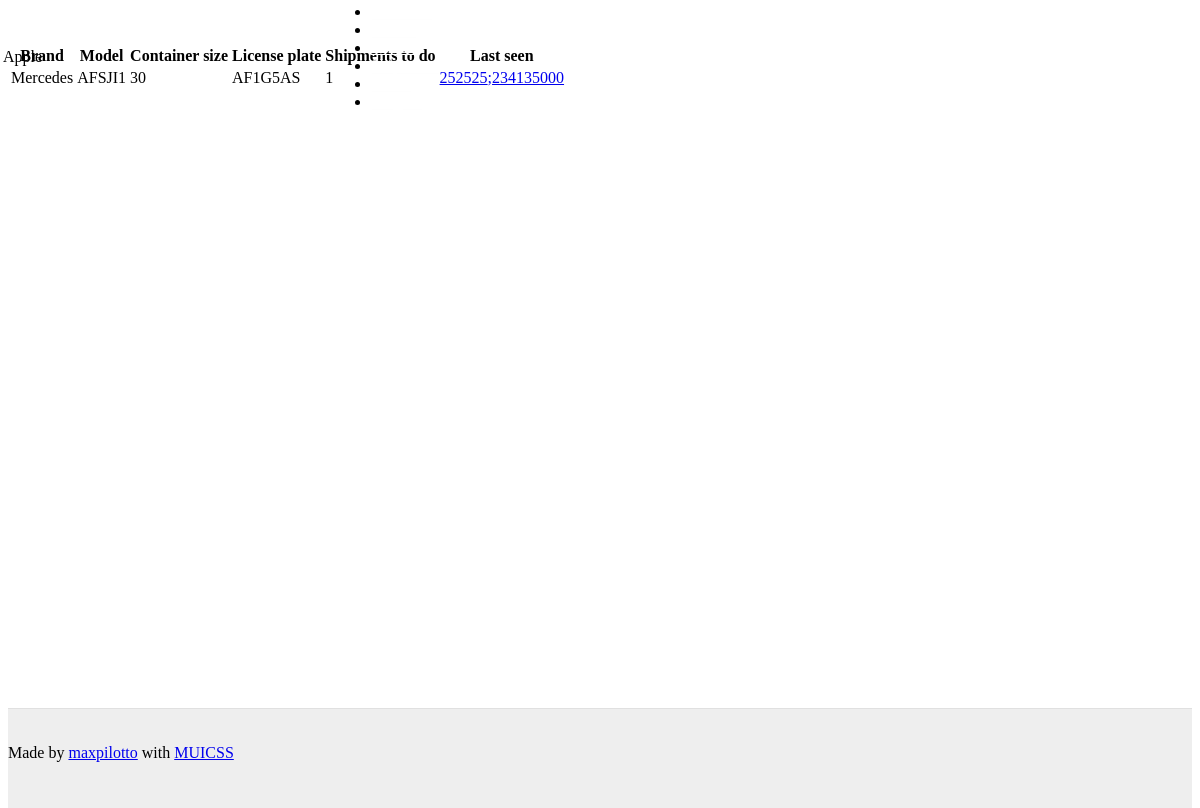
The app's page /site/trucks.php (signed in) with its own data.
### tables this page shows
CREATE TABLE `trucks` (
  `id` int(11) NOT NULL,
  `brand` varchar(20) DEFAULT NULL,
  `model` varchar(20) DEFAULT NULL,
  `containerSize` int(11) DEFAULT NULL,
  `licensePlate` varchar(20) DEFAULT NULL,
  `company` int(11) DEFAULT NULL
);

CREATE TABLE `movements` (
  `id` int(11) NOT NULL,
  `movDate` date DEFAULT NULL,
  `movTime` time NOT NULL,
  `latitude` float DEFAULT NULL,
  `longitude` float DEFAULT NULL,
  `speed` float DEFAULT NULL,
  `shipment` int(11) DEFAULT NULL
);

### site/trucks.php (the view, shortened to what this page needs)
<html>
<?php
	echo file_get_contents("defaultHead.html");
	include_once("connection.php");
?>
<body>
	<?php
		include("defaultHeader.php");
	?>
	<div id="content-wrapper" class="mui--text-center">
        <br />
        <br />
        <?php
            if (isset($_GET["id"])){
				$trucks = mysqli_query($conn,"SELECT * FROM trucks WHERE id = $_GET[id]");
				if (mysqli_num_rows($trucks) == 0){
	                echo "<h1><b>Truck not found found</b></h1>";
					return;
				}
				$truck = mysqli_fetch_assoc($trucks);
				if ($_SESSION["company"] != $truck["company"]){
					header("Location: pageNotFound.php");
				}
                echo '
				<div class="mui-container">
    			<table class="mui-table">
        			<thead>
        				<tr>
            				<th>Brand</th>
            				<th>Model</th>
            				<th>Container size</th>
            				<th>License plate</th>
        				</tr>
        			</thead>
        			<tbody>';
					echo "<tr>
                        <td>$truck[brand]</td>
                        <td>$truck[model]</td>
                        <td>$truck[containerSize]</td>
                        <td>$truck[licensePlate]</td>
                    </tr>";
					echo "</tbody>
	                </table>
					</div>";
            }else{
                $trucks = mysqli_query($conn,"SELECT * FROM trucks WHERE company = $_SESSION[company]");
                echo '
				<div class="mui-container">
    			<table class="mui-table">
        			<thead>
        				<tr>
            				<th>Brand</th>
            				<th>Model</th>
            				<th>Container size</th>
            				<th>License plate</th>
                            <th>Shipments to do</th>
                            <th>Last seen</th>
        				</tr>
        			</thead>
        			<tbody>';
                foreach ($trucks as $truck){
                    $shipments = mysqli_query($conn,"SELECT * FROM shipments WHERE truck = $truck[id]");
                    $toDo = 0;
					$currentShipment = -1;
                    $lastSeen = 'Warehouse';
    				foreach($shipments as $shipment){
    					if ($shipment["status"] == '2' or $shipment["status"] == '4'){
							if ($shipment["status"] == '2' and $currentShipment == -1){
								$currentShipment = $shipment["id"];
							}
    						$toDo++;
    					}
    				}
                    if ($currentShipment != -1){
                        $lastMovement = mysqli_fetch_assoc(mysqli_query($conn,"SELECT * FROM movements WHERE shipment = $currentShipment ORDER BY movDate DESC"));
						$lastSeen = "<a href='https://maps.google.com/?q=$lastMovement[latitude],$lastMovement[longitude]'>$lastMovement[latitude];$lastMovement[longitude]</a>";
                    }
                    echo "<tr>
                        <td>$truck[brand]</td>
                        <td>$truck[model]</td>
                        <td>$truck[containerSize]</td>
                        <td>$truck[licensePlate]</td>
                        <td>$toDo</td>
                        <td>$lastSeen</td>
                    </tr>";
                }
                echo "</tbody>
                </table>
				</div>";
            }
        ?>
	</div>
	<?php
		echo file_get_contents("defaultFooter.html");
	?>
</body>
</html>

### records on screen
trucks: brand "Mercedes", model "AFSJI1", containerSize "30", licensePlate "AF1G5AS", toDo "1", movements.latitude "252525", movements.longitude "234135000"

### other values on screen
$_SESSION[companyName] "Apple"
file_get_contents("defaultFooter.html") "Made by maxpilotto with MUICSS"
